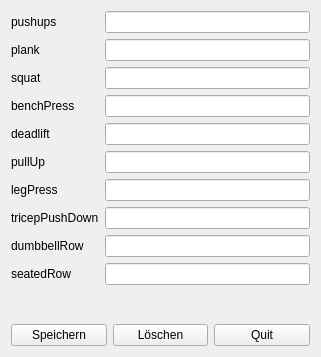
<?xml version="1.0" encoding="UTF-8"?>
<ui version="4.0">
 <class>GymDialog</class>
 <widget class="QWidget" name="GymDialog">
  <property name="geometry">
   <rect>
    <x>0</x>
    <y>0</y>
    <width>321</width>
    <height>357</height>
   </rect>
  </property>
  <property name="windowTitle">
   <string>Form</string>
  </property>
  <layout class="QVBoxLayout" name="verticalLayout">
   <item>
    <layout class="QFormLayout" name="formLayout">
     <item row="0" column="0">
      <widget class="QLabel" name="pushupsLabel">
       <property name="text">
        <string>pushups</string>
       </property>
      </widget>
     </item>
     <item row="0" column="1">
      <widget class="QLineEdit" name="pushupsLineEdit"/>
     </item>
     <item row="2" column="0">
      <widget class="QLabel" name="squatLabel">
       <property name="text">
        <string>squat</string>
       </property>
      </widget>
     </item>
     <item row="3" column="0">
      <widget class="QLabel" name="benchPressLabel">
       <property name="text">
        <string>benchPress </string>
       </property>
      </widget>
     </item>
     <item row="4" column="0">
      <widget class="QLabel" name="deadliftLabel">
       <property name="text">
        <string>deadlift</string>
       </property>
      </widget>
     </item>
     <item row="1" column="0">
      <widget class="QLabel" name="plankLabel">
       <property name="text">
        <string>plank</string>
       </property>
      </widget>
     </item>
     <item row="1" column="1">
      <widget class="QLineEdit" name="plankLineEdit"/>
     </item>
     <item row="2" column="1">
      <widget class="QLineEdit" name="squatLineEdit"/>
     </item>
     <item row="3" column="1">
      <widget class="QLineEdit" name="benchPressLineEdit"/>
     </item>
     <item row="4" column="1">
      <widget class="QLineEdit" name="deadliftLineEdit"/>
     </item>
     <item row="5" column="1">
      <widget class="QLineEdit" name="pullUpLineEdit"/>
     </item>
     <item row="6" column="1">
      <widget class="QLineEdit" name="legPressLineEdit"/>
     </item>
     <item row="7" column="1">
      <widget class="QLineEdit" name="tricepPushDownLineEdit"/>
     </item>
     <item row="8" column="1">
      <widget class="QLineEdit" name="dumbbellRowLineEdit"/>
     </item>
     <item row="5" column="0">
      <widget class="QLabel" name="pullUpLabel">
       <property name="text">
        <string>pullUp</string>
       </property>
      </widget>
     </item>
     <item row="6" column="0">
      <widget class="QLabel" name="legPressLabel">
       <property name="text">
        <string>legPress</string>
       </property>
      </widget>
     </item>
     <item row="7" column="0">
      <widget class="QLabel" name="tricepPushDownLabel">
       <property name="text">
        <string>tricepPushDown</string>
       </property>
      </widget>
     </item>
     <item row="8" column="0">
      <widget class="QLabel" name="dumbbellRowLabel">
       <property name="text">
        <string>dumbbellRow</string>
       </property>
      </widget>
     </item>
     <item row="9" column="1">
      <widget class="QLineEdit" name="seatedRowLineEdit"/>
     </item>
     <item row="9" column="0">
      <widget class="QLabel" name="seatedRowLabel">
       <property name="text">
        <string>seatedRow</string>
       </property>
      </widget>
     </item>
    </layout>
   </item>
   <item>
    <layout class="QHBoxLayout" name="horizontalLayout">
     <item>
      <widget class="QPushButton" name="saveButton">
       <property name="text">
        <string>Speichern</string>
       </property>
      </widget>
     </item>
     <item>
      <widget class="QPushButton" name="delButton">
       <property name="text">
        <string>Löschen</string>
       </property>
      </widget>
     </item>
     <item>
      <widget class="QPushButton" name="quitButton">
       <property name="text">
        <string>Quit</string>
       </property>
      </widget>
     </item>
    </layout>
   </item>
  </layout>
 </widget>
 <resources/>
 <connections/>
</ui>
